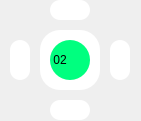
     <widget class="QWidget" name="widget_19" native="true">
      <property name="geometry">
       <rect>
        <x>150</x>
        <y>150</y>
        <width>141</width>
        <height>121</height>
       </rect>
      </property>
      <property name="styleSheet">
       <string notr="true">QPushButton{
	background-color: rgb(255, 255, 255);
	border-radius:20px;
}

QPushButton:focus{
	background-color: rgb(0, 170, 255);
}</string>
      </property>
      <widget class="QLabel" name="chair22">
       <property name="geometry">
        <rect>
         <x>10</x>
         <y>40</y>
         <width>20</width>
         <height>40</height>
        </rect>
       </property>
       <property name="styleSheet">
        <string notr="true">border-radius:10px;
background-color: rgb(255, 255, 255);</string>
       </property>
       <property name="text">
        <string/>
       </property>
      </widget>
      <widget class="QLabel" name="chair21">
       <property name="geometry">
        <rect>
         <x>50</x>
         <y>0</y>
         <width>40</width>
         <height>20</height>
        </rect>
       </property>
       <property name="styleSheet">
        <string notr="true">border-radius:10px;
background-color: rgb(255, 255, 255);</string>
       </property>
       <property name="text">
        <string/>
       </property>
      </widget>
      <widget class="QPushButton" name="table2_bt">
       <property name="geometry">
        <rect>
         <x>40</x>
         <y>30</y>
         <width>60</width>
         <height>60</height>
        </rect>
       </property>
       <property name="text">
        <string/>
       </property>
      </widget>
      <widget class="QLabel" name="chair24">
       <property name="geometry">
        <rect>
         <x>110</x>
         <y>40</y>
         <width>20</width>
         <height>40</height>
        </rect>
       </property>
       <property name="styleSheet">
        <string notr="true">border-radius:10px;
background-color: rgb(255, 255, 255);</string>
       </property>
       <property name="text">
        <string/>
       </property>
      </widget>
      <widget class="QLabel" name="chair23">
       <property name="geometry">
        <rect>
         <x>50</x>
         <y>100</y>
         <width>40</width>
         <height>20</height>
        </rect>
       </property>
       <property name="styleSheet">
        <string notr="true">border-radius:10px;
background-color: rgb(255, 255, 255);</string>
       </property>
       <property name="text">
        <string/>
       </property>
      </widget>
      <widget class="QLabel" name="color_02">
       <property name="geometry">
        <rect>
         <x>50</x>
         <y>40</y>
         <width>40</width>
         <height>40</height>
        </rect>
       </property>
       <property name="styleSheet">
        <string notr="true">border-radius:20px;
background-color: rgb(0, 255, 127);
border-color:1px rgb(230, 230, 230);
font:20px &quot;楷体&quot;;
</string>
       </property>
       <property name="text">
        <string> 02</string>
       </property>
      </widget>
     </widget>
